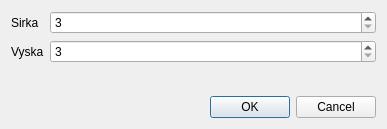
<?xml version="1.0" encoding="UTF-8"?>
<ui version="4.0">
 <class>Dialog</class>
 <widget class="QDialog" name="Dialog">
  <property name="geometry">
   <rect>
    <x>0</x>
    <y>0</y>
    <width>387</width>
    <height>129</height>
   </rect>
  </property>
  <property name="windowTitle">
   <string>New Maze</string>
  </property>
  <layout class="QVBoxLayout" name="verticalLayout">
   <item>
    <layout class="QFormLayout" name="formLayout">
     <item row="0" column="0">
      <widget class="QLabel" name="label">
       <property name="text">
        <string>Sirka</string>
       </property>
       <property name="buddy">
        <cstring>widthBox</cstring>
       </property>
      </widget>
     </item>
     <item row="1" column="0">
      <widget class="QLabel" name="label_2">
       <property name="text">
        <string>Vyska</string>
       </property>
       <property name="buddy">
        <cstring>heightBox</cstring>
       </property>
      </widget>
     </item>
     <item row="0" column="1">
      <widget class="QSpinBox" name="widthBox">
       <property name="minimum">
        <number>3</number>
       </property>
       <property name="maximum">
        <number>999</number>
       </property>
      </widget>
     </item>
     <item row="1" column="1">
      <widget class="QSpinBox" name="heightBox">
       <property name="minimum">
        <number>3</number>
       </property>
       <property name="maximum">
        <number>999</number>
       </property>
      </widget>
     </item>
    </layout>
   </item>
   <item>
    <widget class="QDialogButtonBox" name="buttonBox">
     <property name="orientation">
      <enum>Qt::Horizontal</enum>
     </property>
     <property name="standardButtons">
      <set>QDialogButtonBox::Cancel|QDialogButtonBox::Ok</set>
     </property>
    </widget>
   </item>
  </layout>
 </widget>
 <tabstops>
  <tabstop>widthBox</tabstop>
  <tabstop>heightBox</tabstop>
 </tabstops>
 <resources/>
 <connections>
  <connection>
   <sender>buttonBox</sender>
   <signal>accepted()</signal>
   <receiver>Dialog</receiver>
   <slot>accept()</slot>
   <hints>
    <hint type="sourcelabel">
     <x>248</x>
     <y>254</y>
    </hint>
    <hint type="destinationlabel">
     <x>157</x>
     <y>274</y>
    </hint>
   </hints>
  </connection>
  <connection>
   <sender>buttonBox</sender>
   <signal>rejected()</signal>
   <receiver>Dialog</receiver>
   <slot>reject()</slot>
   <hints>
    <hint type="sourcelabel">
     <x>316</x>
     <y>260</y>
    </hint>
    <hint type="destinationlabel">
     <x>286</x>
     <y>274</y>
    </hint>
   </hints>
  </connection>
 </connections>
</ui>
